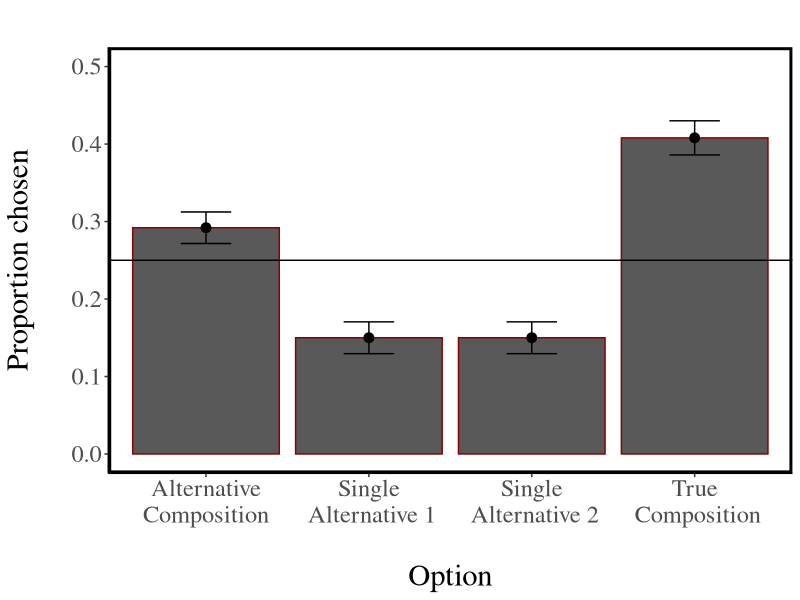

Source code (R): (Note: this script raises an error after producing the figure.)
rm(list=ls())

#get the packages going
packages <- c('plyr', 'ggplot2', 'MASS', 'plyr')
lapply(packages, library, character.only = TRUE)

d<-read.csv("Data/results3.csv")

#test
m<-glm(correct~composition, data=d, family="binomial")
summary(m)

#create variables
d$other<-d$choice
d$other[d$correct==1]<-"9"
d$other<-d$other %in% c("+","*")
d$single<-!(d$choice %in% c("+","*"))

#test the difference
d1<-ddply(d, ~id, summarize, m1=mean(correct), m2=mean(other), v=var(choice))
t.test(d1$m1-d1$m2, mu=0)
t.test(d1$m1, mu=0.25)
se<-function(x){sd(x)/sqrt(length(x))}

m<-c(mean(d$other), mean(d$correct), mean(d$single)/2, mean(d$single)/2)
s<-c(se(d$other), se(d$correct), se(d$single), se(d$single))
dplot<-data.frame(prop=m, se=s, proposal=c("Alternative\nComposition", "True\n Composition", 
                                           "Single\n Alternative 1", "Single\n Alternative 2"))

limits <- aes(ymax = prop + se, ymin=prop-se)

p <- ggplot(dplot, aes(y=prop, x=proposal)) + 
  #bars
  geom_bar(position="dodge", stat="identity", col="darkred")+
  geom_hline(yintercept = 0.25)+
  ylim(c(0,0.5)) + 
  #golden ratio error bars
  geom_errorbar(limits, position="dodge", width=0.31)+
  #point size
  geom_point(size=3)+
  #title
  ggtitle("")+theme_classic() +xlab("\nOption")+ylab("Proportion chosen\n")+
  #change theme
  theme(text = element_text(size=22, family="serif"))+
  theme(panel.background = element_blank(),
        panel.grid.major = element_blank(), 
        panel.grid.minor = element_blank(),
        axis.line = element_line(colour = "black"),
        panel.border = element_rect(colour = "black", fill=NA, size=2))

pdf("Figures/results3.pdf")
p
dev.off()
